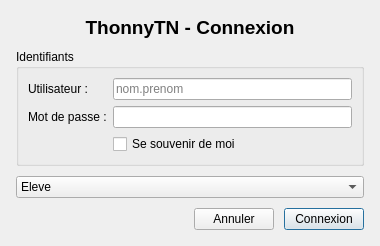
<?xml version="1.0" encoding="UTF-8"?>
<ui version="4.0">
 <class>LoginForm</class>
 <widget class="QWidget" name="LoginForm">
  <property name="geometry">
   <rect>
    <x>0</x>
    <y>0</y>
    <width>380</width>
    <height>240</height>
   </rect>
  </property>
  <property name="windowTitle">
   <string>Connexion</string>
  </property>
  <layout class="QVBoxLayout" name="verticalLayout">
   <property name="spacing">
    <number>10</number>
   </property>
   <property name="leftMargin">
    <number>16</number>
   </property>
   <property name="topMargin">
    <number>16</number>
   </property>
   <property name="rightMargin">
    <number>16</number>
   </property>
   <property name="bottomMargin">
    <number>16</number>
   </property>
   <item>
    <widget class="QLabel" name="titleLabel">
     <property name="font">
      <font>
       <pointsize>14</pointsize>
       <bold>true</bold>
      </font>
     </property>
     <property name="text">
      <string>ThonnyTN - Connexion</string>
     </property>
     <property name="alignment">
      <set>Qt::AlignCenter</set>
     </property>
    </widget>
   </item>
   <item>
    <widget class="QGroupBox" name="credentialsBox">
     <property name="title">
      <string>Identifiants</string>
     </property>
     <layout class="QFormLayout" name="formLayout">
      <item row="0" column="0">
       <widget class="QLabel" name="userLabel">
        <property name="text">
         <string>Utilisateur :</string>
        </property>
       </widget>
      </item>
      <item row="0" column="1">
       <widget class="QLineEdit" name="userEdit">
        <property name="placeholderText">
         <string>nom.prenom</string>
        </property>
       </widget>
      </item>
      <item row="1" column="0">
       <widget class="QLabel" name="passLabel">
        <property name="text">
         <string>Mot de passe :</string>
        </property>
       </widget>
      </item>
      <item row="1" column="1">
       <widget class="QLineEdit" name="passEdit">
        <property name="echoMode">
         <enum>QLineEdit::Password</enum>
        </property>
       </widget>
      </item>
      <item row="2" column="1">
       <widget class="QCheckBox" name="rememberCheck">
        <property name="text">
         <string>Se souvenir de moi</string>
        </property>
       </widget>
      </item>
     </layout>
    </widget>
   </item>
   <item>
    <widget class="QComboBox" name="profileCombo">
     <item>
      <property name="text">
       <string>Eleve</string>
      </property>
     </item>
     <item>
      <property name="text">
       <string>Enseignant</string>
      </property>
     </item>
     <item>
      <property name="text">
       <string>Administrateur</string>
      </property>
     </item>
    </widget>
   </item>
   <item>
    <layout class="QHBoxLayout" name="buttonLayout">
     <item>
      <spacer name="horizontalSpacer">
       <property name="orientation">
        <enum>Qt::Horizontal</enum>
       </property>
       <property name="sizeHint" stdset="0">
        <size>
         <width>40</width>
         <height>20</height>
        </size>
       </property>
      </spacer>
     </item>
     <item>
      <widget class="QPushButton" name="cancelButton">
       <property name="text">
        <string>Annuler</string>
       </property>
      </widget>
     </item>
     <item>
      <widget class="QPushButton" name="okButton">
       <property name="text">
        <string>Connexion</string>
       </property>
       <property name="default">
        <bool>true</bool>
       </property>
      </widget>
     </item>
    </layout>
   </item>
  </layout>
 </widget>
 <resources/>
 <connections/>
</ui>
